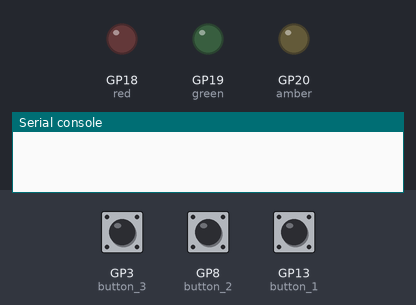
This program was run on a simulated Raspberry Pi Pico running MicroPython. Parts: output pins drawn as LEDs (lit = HIGH), the last lines printed to the serial console. Dashed ring = blinking. Inputs (shaded band) come from the test bench; at power-on: GP3 (button_3) LOW, GP8 (button_2) LOW, GP13 (button_1) LOW.

Above: at 1.2 s.
1.3 s: GP3 (button_3) pulled HIGH for 3.2 s
At 1.9 s:
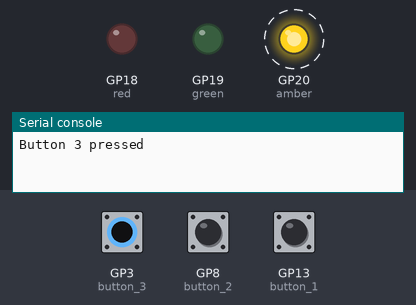
6.0 s: GP8 (button_2) pulled HIGH for 3.2 s
At 9.6 s:
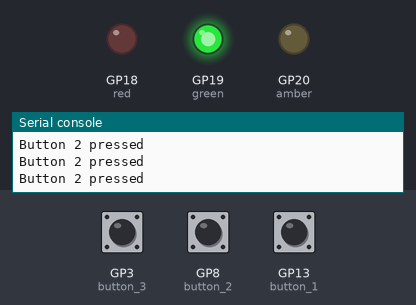
10.7 s: GP13 (button_1) pulled HIGH for 0.65 s
At 12.3 s:
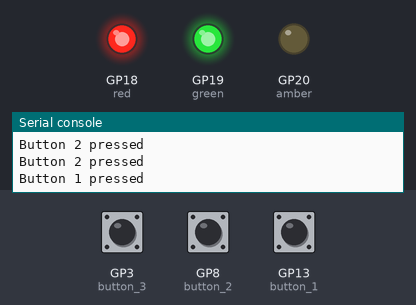
12.8 s: GP3 (button_3) pulled HIGH for 0.65 s
At 13.9 s:
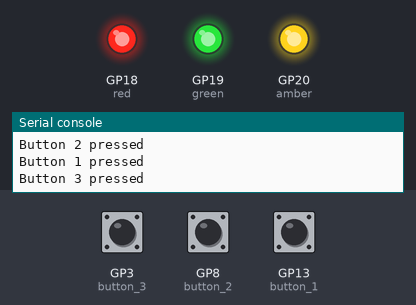
14.9 s: GP8 (button_2) pulled HIGH for 0.65 s
At 15.4 s:
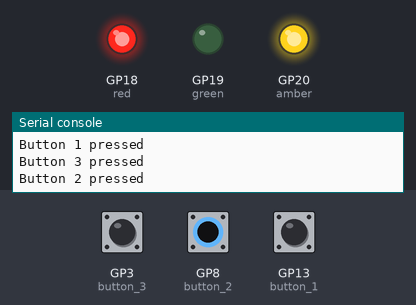
17.0 s: GP13 (button_1) pulled HIGH for 1 s
At 17.4 s:
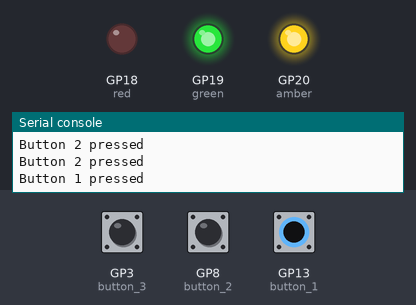
Timing chart, 0 to 20.0 s (numbered marks = the images above; inputs shaded):
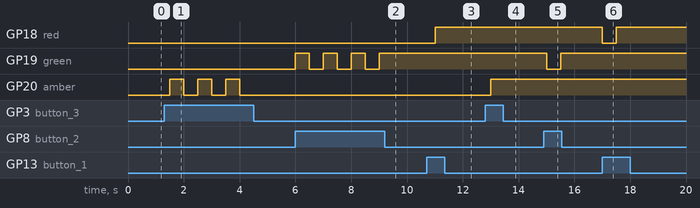

Measured:
- after the input at 1.3 s, GP20 (amber): alternates HIGH for 0.50 s and LOW for 0.50 s, 6 changes in all, then stays LOW, starting after 0.20 s
- after the input at 6.0 s, GP19 (green): alternates HIGH for 0.50 s and LOW for 0.50 s, 7 changes in all, then stays HIGH, starting at once
- after the input at 10.7 s, GP18 (red): LOW → HIGH after 0.30 s
- after the input at 12.8 s, GP20 (amber): LOW → HIGH after 0.21 s
- after the input at 14.9 s, GP19 (green): HIGH → LOW after 0.11 s, → HIGH 0.50 s later
- after the input at 17.0 s, GP18 (red): HIGH → LOW at once, → HIGH 0.50 s later

The program:

buttons.py
```python
from machine import Pin
import time


# set the pin as an input and use a pull down
button_1 = Pin(13, Pin.IN, Pin.PULL_DOWN)
button_2 = Pin(8, Pin.IN, Pin.PULL_DOWN)
button_3 = Pin(3, Pin.IN, Pin.PULL_DOWN)

red = Pin(18, Pin.OUT)
green = Pin(19, Pin.OUT)
amber = Pin(20, Pin.OUT)


while True:

    time.sleep(0.5)

    if button_1.value() == 1: #If button 1 is pressed

        print("Button 1 pressed")

        red.toggle() # Toggle Red LED on/off

    elif button_2.value() == 1: #If button 1 is pressed

        print("Button 2 pressed")

        green.toggle() # Toggle Red LED on/off

    elif button_3.value() == 1: #If button 1 is pressed

        print("Button 3 pressed")

        amber.toggle() # Toggle Red LED on/off
```
